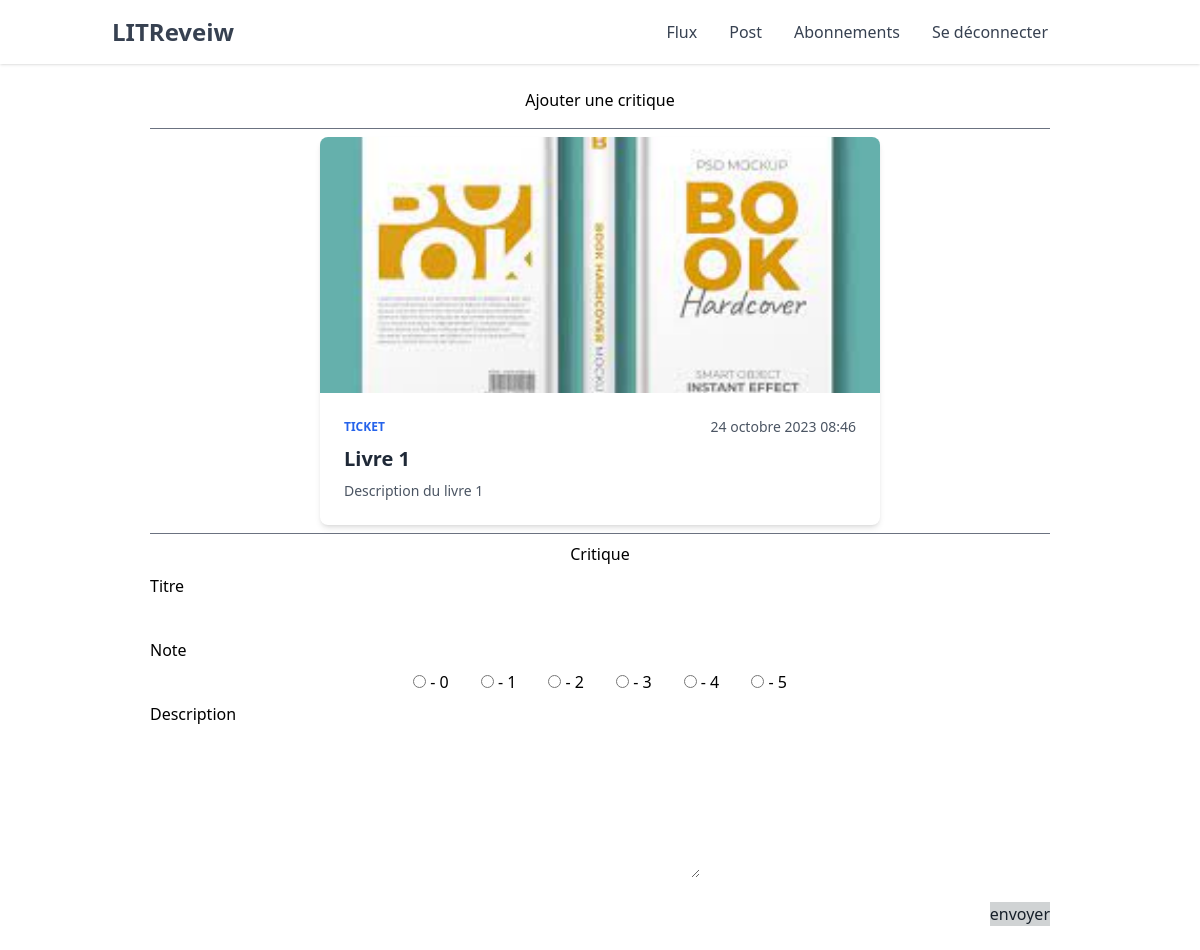
The app's page /create_review_on_ticket/1/ (signed in) with its own data.
### ticket/models.py (models this page shows, shortened)
class Ticket(models.Model):
    title = models.CharField(max_length=128)
    description = models.TextField(max_length=2048, blank=True)
    image = models.ImageField(upload_to='tickets/', null=True, blank=True)
    time_created = models.DateTimeField(auto_now_add=True)
    id_user = models.ForeignKey(settings.AUTH_USER_MODEL, on_delete=models.CASCADE)

### review/views.py (the view, shortened to what this page needs)
class CreateReviewOnTicketPageView(LoginRequiredMixin, View):
    template_name = "create_review_on_ticket.html"
    def get(self, request, ticket_id):
        ticket = get_object_or_404(Ticket, id=ticket_id)
        return render(
            request,
            self.template_name,
            context={"ticket": ticket},
        )

### review/templates/create_review_on_ticket.html (shortened to what this page needs)
{% extends 'base.html' %} {% block content %}
<div class="flex flex-col items-center mb-6">
    <h2>Ajouter une critique</h2>
    <form method="post" enctype="multipart/form-data" class="flex flex-col items-center gap-2 w-9/12 mt-4">
        <span class="w-full border-b border-gray-500"></span>
        <div class="flex flex-col w-[35rem] overflow-hidden bg-white rounded-lg shadow-md">
            <img class="object-cover w-full h-64" src="{{ ticket.image.url }}" alt="Article {{ ticket.title }}" />
            <div class="p-6">
                <div>
                    <div class="flex items-center justify-between">
                        <span class="text-xs font-bold text-blue-600 uppercase">
                            Ticket
                        </span>
                        <span class="text-sm font-light text-gray-600">
                            {{ ticket.time_created }}
                        </span>
                    </div>
                    <a href="#"
                        class="block mt-2 text-xl font-bold text-gray-800 transition-colors duration-300 transform hover:text-gray-600 hover:underline"
                        tabindex="0" role="link">
                        {{ ticket.title }}
                    </a>
                    <p class="mt-2 text-sm text-gray-600">
                        {{ ticket.description }}
                    </p>
                </div>
            </div>
        </div>
        <span class="w-full border-b border-gray-500"></span>
        <h2 class="self-center">Critique</h2>
        <label for="headline" class="label self-start">Titre</label>
        <input class="input-text" id="headline" name="headline" type="text" />
        <label for="rating" class="label self-start">Note</label>
        <div class="flex flex-row gap-8 rate">
            <span>
                <input class="" id="rating0" name="rating" type="radio" value="0" />
                <label for="rating0">- 0</label>
            </span>
            <span>
                <input class="" id="rating1" name="rating" type="radio" value="1" />
                <label for="rating1">- 1</label>
            </span>
            <span>
                <input class="" id="rating2" name="rating" type="radio" value="2" />
                <label for="rating2">- 2</label>
            </span>
            <span>
                <input class="" id="rating3" name="rating" type="radio" value="3" />
                <label for="rating3">- 3</label>
            </span>
            <span>
                <input class="" id="rating4" name="rating" type="radio" value="4" />
                <label for="rating4">- 4</label></span>
            <span>
                <input class="" id="rating5" name="rating" type="radio" value="5" />
                <label for="rating5">- 5</label>
            </span>
        </div>
        <label for="body" class="label self-start">Description</label>
        <textarea class="input-text" id="body" name="body" type="text" rows="6"></textarea>
        <div class="self-end mt-4">
            <button type="submit" class="button bg-[#D0D3D4] text-[#17202A] hover:bg-[#17202A] hover:text-white">
                envoyer
            </button>
        </div>
    </form>
</div>
{% endblock content %}

### records on screen
Ticket: image (picture), time_created "24 octobre 2023 08:46", title "Livre 1", description "Description du livre 1"
